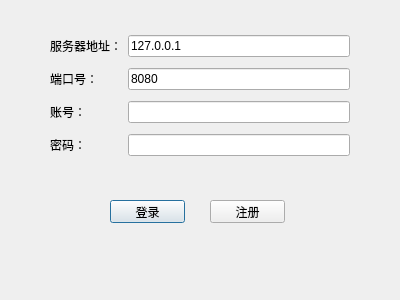
<?xml version="1.0" encoding="UTF-8"?>
<ui version="4.0">
 <class>LoginDialog</class>
 <widget class="QDialog" name="LoginDialog">
  <property name="geometry">
   <rect>
    <x>0</x>
    <y>0</y>
    <width>400</width>
    <height>300</height>
   </rect>
  </property>
  <property name="windowTitle">
   <string>登录</string>
  </property>
  <widget class="QWidget" name="layoutWidget">
   <property name="geometry">
    <rect>
     <x>50</x>
     <y>30</y>
     <width>300</width>
     <height>131</height>
    </rect>
   </property>
   <layout class="QGridLayout" name="gridLayout" rowstretch="0,0,0,0">
    <item row="0" column="0">
     <widget class="QLabel" name="label_server">
      <property name="text">
       <string>服务器地址：</string>
      </property>
     </widget>
    </item>
    <item row="0" column="1">
     <widget class="QLineEdit" name="serverEdit">
      <property name="text">
       <string>127.0.0.1</string>
      </property>
     </widget>
    </item>
    <item row="1" column="0">
     <widget class="QLabel" name="label_port">
      <property name="text">
       <string>端口号：</string>
      </property>
     </widget>
    </item>
    <item row="1" column="1">
     <widget class="QLineEdit" name="portEdit">
      <property name="text">
       <string>8080</string>
      </property>
     </widget>
    </item>
    <item row="2" column="0">
     <widget class="QLabel" name="label">
      <property name="text">
       <string>账号：</string>
      </property>
     </widget>
    </item>
    <item row="2" column="1">
     <widget class="QLineEdit" name="usernameEdit"/>
    </item>
    <item row="3" column="0">
     <widget class="QLabel" name="label_2">
      <property name="text">
       <string>密码：</string>
      </property>
     </widget>
    </item>
    <item row="3" column="1">
     <widget class="QLineEdit" name="passwordEdit">
      <property name="echoMode">
       <enum>QLineEdit::Password</enum>
      </property>
     </widget>
    </item>
   </layout>
  </widget>
  <widget class="QPushButton" name="loginBtn">
   <property name="geometry">
    <rect>
     <x>110</x>
     <y>200</y>
     <width>75</width>
     <height>23</height>
    </rect>
   </property>
   <property name="text">
    <string>登录</string>
   </property>
  </widget>
  <widget class="QPushButton" name="registerBtn">
   <property name="geometry">
    <rect>
     <x>210</x>
     <y>200</y>
     <width>75</width>
     <height>23</height>
    </rect>
   </property>
   <property name="text">
    <string>注册</string>
   </property>
  </widget>
 </widget>
 <resources/>
 <connections/>
</ui>
